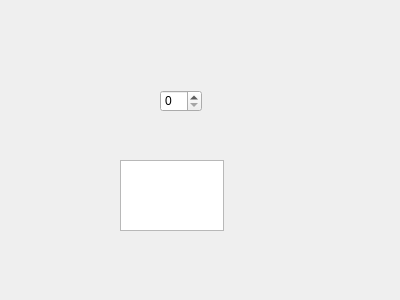
<?xml version="1.0" encoding="UTF-8"?>
<ui version="4.0">
 <class>Widget</class>
 <widget class="QWidget" name="Widget">
  <property name="geometry">
   <rect>
    <x>0</x>
    <y>0</y>
    <width>400</width>
    <height>300</height>
   </rect>
  </property>
  <property name="windowTitle">
   <string>Widget</string>
  </property>
  <widget class="QTextEdit" name="textEdit">
   <property name="geometry">
    <rect>
     <x>120</x>
     <y>160</y>
     <width>104</width>
     <height>71</height>
    </rect>
   </property>
  </widget>
  <widget class="QSpinBox" name="spinBox">
   <property name="geometry">
    <rect>
     <x>160</x>
     <y>90</y>
     <width>42</width>
     <height>22</height>
    </rect>
   </property>
  </widget>
 </widget>
 <layoutdefault spacing="6" margin="11"/>
 <resources/>
 <connections/>
</ui>
